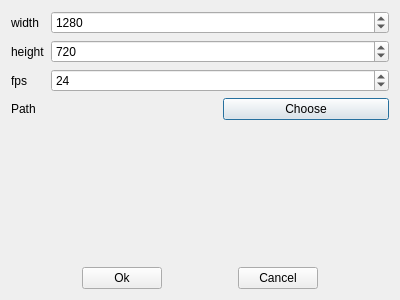
<?xml version="1.0" encoding="UTF-8"?>
<ui version="4.0">
 <class>NewProjectDialog</class>
 <widget class="QDialog" name="NewProjectDialog">
  <property name="geometry">
   <rect>
    <x>0</x>
    <y>0</y>
    <width>400</width>
    <height>300</height>
   </rect>
  </property>
  <property name="windowTitle">
   <string>Create New Project</string>
  </property>
  <layout class="QVBoxLayout" name="verticalLayout_4">
   <item>
    <layout class="QVBoxLayout" name="verticalLayout_3">
     <item>
      <layout class="QGridLayout" name="gridLayout" columnstretch="0,1">
       <item row="3" column="0">
        <widget class="QLabel" name="label_4">
         <property name="text">
          <string>Path</string>
         </property>
        </widget>
       </item>
       <item row="3" column="1">
        <layout class="QHBoxLayout" name="horizontalLayout">
         <item>
          <widget class="QLabel" name="pathField">
           <property name="text">
            <string/>
           </property>
          </widget>
         </item>
         <item>
          <widget class="QPushButton" name="pushButton">
           <property name="text">
            <string>Choose</string>
           </property>
          </widget>
         </item>
        </layout>
       </item>
       <item row="2" column="1">
        <widget class="QSpinBox" name="fpsField">
         <property name="minimum">
          <number>1</number>
         </property>
         <property name="maximum">
          <number>60</number>
         </property>
         <property name="value">
          <number>24</number>
         </property>
        </widget>
       </item>
       <item row="0" column="1">
        <widget class="QSpinBox" name="widthField">
         <property name="minimum">
          <number>1</number>
         </property>
         <property name="maximum">
          <number>4096</number>
         </property>
         <property name="value">
          <number>1280</number>
         </property>
        </widget>
       </item>
       <item row="1" column="0">
        <widget class="QLabel" name="label_2">
         <property name="text">
          <string>height</string>
         </property>
        </widget>
       </item>
       <item row="2" column="0">
        <widget class="QLabel" name="label_3">
         <property name="text">
          <string>fps</string>
         </property>
        </widget>
       </item>
       <item row="0" column="0">
        <widget class="QLabel" name="label">
         <property name="text">
          <string>width</string>
         </property>
        </widget>
       </item>
       <item row="1" column="1">
        <widget class="QSpinBox" name="heightField">
         <property name="minimum">
          <number>1</number>
         </property>
         <property name="maximum">
          <number>4096</number>
         </property>
         <property name="value">
          <number>720</number>
         </property>
        </widget>
       </item>
       <item row="4" column="0">
        <spacer name="verticalSpacer">
         <property name="orientation">
          <enum>Qt::Vertical</enum>
         </property>
         <property name="sizeHint" stdset="0">
          <size>
           <width>20</width>
           <height>40</height>
          </size>
         </property>
        </spacer>
       </item>
      </layout>
     </item>
     <item>
      <layout class="QHBoxLayout" name="horizontalLayout_2">
       <item>
        <spacer name="horizontalSpacer_2">
         <property name="orientation">
          <enum>Qt::Horizontal</enum>
         </property>
         <property name="sizeHint" stdset="0">
          <size>
           <width>40</width>
           <height>20</height>
          </size>
         </property>
        </spacer>
       </item>
       <item>
        <widget class="QPushButton" name="okButton">
         <property name="text">
          <string>Ok</string>
         </property>
        </widget>
       </item>
       <item>
        <spacer name="horizontalSpacer">
         <property name="orientation">
          <enum>Qt::Horizontal</enum>
         </property>
         <property name="sizeHint" stdset="0">
          <size>
           <width>40</width>
           <height>20</height>
          </size>
         </property>
        </spacer>
       </item>
       <item>
        <widget class="QPushButton" name="cancelButton">
         <property name="text">
          <string>Cancel</string>
         </property>
        </widget>
       </item>
       <item>
        <spacer name="horizontalSpacer_3">
         <property name="orientation">
          <enum>Qt::Horizontal</enum>
         </property>
         <property name="sizeHint" stdset="0">
          <size>
           <width>40</width>
           <height>20</height>
          </size>
         </property>
        </spacer>
       </item>
      </layout>
     </item>
    </layout>
   </item>
  </layout>
 </widget>
 <resources/>
 <connections>
  <connection>
   <sender>cancelButton</sender>
   <signal>clicked()</signal>
   <receiver>NewProjectDialog</receiver>
   <slot>reject()</slot>
   <hints>
    <hint type="sourcelabel">
     <x>277</x>
     <y>277</y>
    </hint>
    <hint type="destinationlabel">
     <x>199</x>
     <y>149</y>
    </hint>
   </hints>
  </connection>
 </connections>
</ui>
